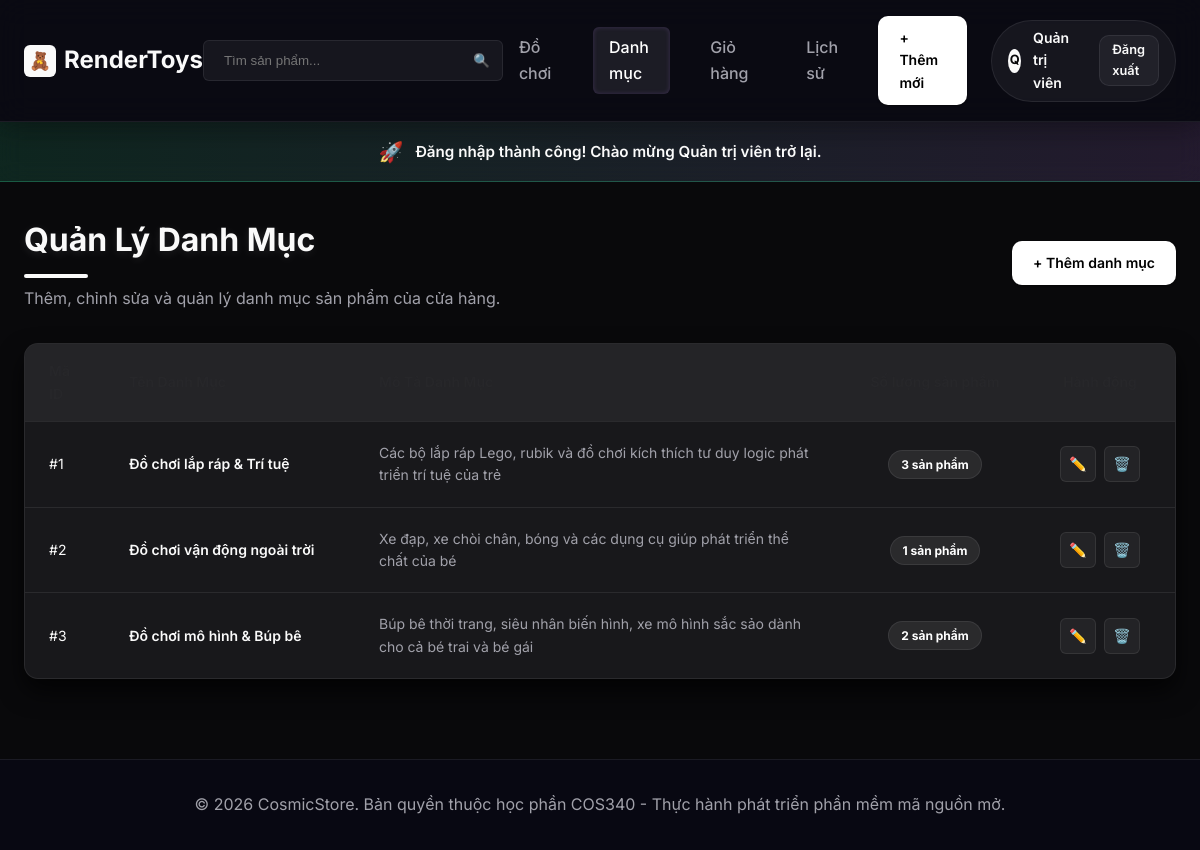
Page /category (signed in) on the committed database.
### tables this page shows
CREATE TABLE IF NOT EXISTS `categories` (
  `id` INT AUTO_INCREMENT PRIMARY KEY,
  `name` VARCHAR(255) NOT NULL,
  `description` TEXT NULL
);

### app/controllers/CategoryController.php (called while the page is built, shortened)
<?php
class CategoryController {
    private $categoryModel;
    public function __construct() {
        $this->categoryModel = new CategoryModel();
    }
    public function index() {
        $categories = $this->categoryModel->getAll();
        $productCounts = [];
        foreach ($categories as $category) {
            $productCounts[$category['id']] = $this->categoryModel->countProducts($category['id']);
        }
        require_once __DIR__ . '/../views/share/header.php';
        require_once __DIR__ . '/../views/category/list.php';
        require_once __DIR__ . '/../views/share/footer.php';
    }
}

### app/database/Database.php (called while the page is built, shortened)
<?php
class Database {
    private static $conn = null;
    public static function getConnection() {
        if (self::$conn === null) {
            $db = new self();
            try {
                self::$conn = new PDO(
                    "mysql:host=" . $db->host . ";dbname=" . $db->db_name . ";charset=utf8mb4",
                    $db->username,
                    $db->password
                );
                self::$conn->exec("SET NAMES utf8mb4");
                self::$conn->setAttribute(PDO::ATTR_ERRMODE, PDO::ERRMODE_EXCEPTION);
                self::$conn->setAttribute(PDO::ATTR_DEFAULT_FETCH_MODE, PDO::FETCH_ASSOC);
            } catch (PDOException $exception) {
                die("Lỗi kết nối cơ sở dữ liệu: " . $exception->getMessage());
            }
        }
        return self::$conn;
    }
}

### app/models/CategoryModel.php (called while the page is built, shortened)
<?php
class CategoryModel {
    private $db;
    public function __construct() {
        $this->db = Database::getConnection();
    }
    public function getAll() {
        $query = "SELECT * FROM categories ORDER BY id ASC";
        $stmt = $this->db->prepare($query);
        $stmt->execute();
        return $stmt->fetchAll();
    }
    public function countProducts($id) {
        $query = "SELECT COUNT(*) as count FROM products WHERE category_id = :id";
        $stmt = $this->db->prepare($query);
        $stmt->bindParam(':id', $id, PDO::PARAM_INT);
        $stmt->execute();
        $result = $stmt->fetch();
        return isset($result['count']) ? intval($result['count']) : 0;
    }
}

### app/views/category/list.php (the view)
<div class="page-header">
    <div>
        <h1 class="page-title">Quản Lý Danh Mục</h1>
        <p style="color: var(--text-secondary); margin-top: 0.5rem;">Thêm, chỉnh sửa và quản lý danh mục sản phẩm của cửa hàng.</p>
    </div>
    <?php if (isset($_SESSION['user_id']) && isset($_SESSION['role']) && $_SESSION['role'] === 'admin'): ?>
        <a href="<?php echo BASE_PATH; ?>/category/add" class="btn btn-primary">+ Thêm danh mục</a>
    <?php endif; ?>
</div>
<?php if (empty($categories)): ?>
    <div class="empty-state">
        <div class="empty-icon">📂</div>
        <h2 class="empty-title">Không tìm thấy danh mục nào</h2>
        <p class="empty-desc">Hệ thống chưa có danh mục sản phẩm nào, hãy bấm nút dưới đây để tạo mới.</p>
        <?php if (isset($_SESSION['user_id']) && isset($_SESSION['role']) && $_SESSION['role'] === 'admin'): ?>
            <a href="<?php echo BASE_PATH; ?>/category/add" class="btn btn-primary">Thêm danh mục mới</a>
        <?php endif; ?>
    </div>
<?php else: ?>
    <div class="table-container">
        <table class="admin-table">
            <thead>
                <tr>
                    <th style="width: 80px;">Mã ID</th>
                    <th style="width: 250px;">Tên Danh Mục</th>
                    <th>Mô Tả Danh Mục</th>
                    <th style="width: 180px; text-align: center;">Số lượng sản phẩm</th>
                    <?php if (isset($_SESSION['user_id']) && isset($_SESSION['role']) && $_SESSION['role'] === 'admin'): ?>
                        <th style="width: 150px; text-align: center;">Hành động</th>
                    <?php endif; ?>
                </tr>
            </thead>
            <tbody>
                <?php foreach ($categories as $category): ?>
                    <?php
                        $count = isset($productCounts[$category['id']]) ? $productCounts[$category['id']] : 0;
                        $badgeClass = ($count > 0) ? 'badge-primary' : 'badge-neutral';
                    ?>
                    <tr>
                        <td>#<?php echo $category['id']; ?></td>
                        <td style="font-weight: 600; color: var(--text-primary);">
                            <?php echo htmlspecialchars($category['name']); ?>
                        </td>
                        <td style="color: var(--text-secondary);">
                            <?php echo htmlspecialchars($category['description']); ?>
                        </td>
                        <td style="text-align: center;">
                            <span class="badge <?php echo $badgeClass; ?>">
                                <?php echo $count; ?> sản phẩm
                            </span>
                        </td>
                        <?php if (isset($_SESSION['user_id']) && isset($_SESSION['role']) && $_SESSION['role'] === 'admin'): ?>
                            <td style="text-align: center;">
                                <div style="display: inline-flex; gap: 0.5rem; justify-content: center;">
                                    <a href="<?php echo BASE_PATH; ?>/category/edit/<?php echo $category['id']; ?>" class="action-link" title="Chỉnh sửa">✏️</a>
                                    <a href="<?php echo BASE_PATH; ?>/category/delete/<?php echo $category['id']; ?>" class="action-link btn-delete-action" title="Xóa" onclick="return confirm('Bạn có chắc chắn muốn xóa danh mục này?');">🗑️</a>
                                </div>
                            </td>
                        <?php endif; ?>
                    </tr>
                <?php endforeach; ?>
            </tbody>
        </table>
    </div>
<?php endif; ?>

### public/css/style.css (style rules this page uses)
:root { --primary: #ffffff; --primary-hover: #f4f4f5; --primary-light: rgba(255, 255, 255, 0.08); --secondary: #27272a; --background: #09090b; --surface: #18181b; --text-primary: #fafafa; --text-secondary: #a1a1aa; --text-muted: #71717a; --border: rgba(255, 255, 255, 0.08); --border-hover: rgba(255, 255, 255, 0.25); --success: #ffffff; --danger: #ef4444; --warning: #f59e0b; --shadow-sm: 0 1px 2px 0 rgba(0, 0, 0, 0.5); --shadow: 0 4px 12px rgba(0, 0, 0, 0.6); --shadow-lg: 0 12px 24px rgba(0, 0, 0, 0.7); --shadow-xl: 0 20px 40px rgba(0, 0, 0, 0.8); --radius-sm: 6px; --radius: 10px; --radius-lg: 14px; --transition: all 0.2s ease-out; }
* { margin: 0; padding: 0; box-sizing: border-box; }
body { font-family: 'Inter', -apple-system, BlinkMacSystemFont, "Segoe UI", Roboto, sans-serif; background-color: var(--background); color: var(--text-primary); line-height: 1.6; min-height: 100vh; display: flex; flex-direction: column; }
a { color: inherit; text-decoration: none; transition: var(--transition); }
.btn { display: inline-flex; align-items: center; justify-content: center; gap: 0.5rem; font-weight: 600; padding: 0.625rem 1.25rem; border-radius: var(--radius); border: 1px solid transparent; cursor: pointer; transition: var(--transition); font-size: 0.875rem; }
.btn-primary { background: var(--primary); color: #000000; box-shadow: var(--shadow-sm); }
.page-header { display: flex; justify-content: space-between; align-items: center; margin-bottom: 2rem; }
.page-title { font-size: 2rem; font-weight: 700; color: var(--text-primary); position: relative; text-shadow: 0 2px 10px rgba(255, 255, 255, 0.1); }
.page-title::after { content: ''; display: block; width: 4rem; height: 4px; background: var(--text-primary); border-radius: 2px; margin-top: 0.5rem; }
.action-link { width: 2.25rem; height: 2.25rem; border-radius: var(--radius-sm); border: 1px solid var(--border); display: flex; align-items: center; justify-content: center; color: var(--text-secondary); background-color: rgba(255, 255, 255, 0.05); }
.table-container { width: 100%; background-color: var(--surface); backdrop-filter: blur(12px); -webkit-backdrop-filter: blur(12px); border-radius: var(--radius-lg); border: 1px solid var(--border); box-shadow: var(--shadow-lg); overflow: hidden; margin-bottom: 3rem; }
table.admin-table { width: 100%; border-collapse: collapse; text-align: left; }
table.admin-table th { background-color: rgba(255, 255, 255, 0.05); padding: 1rem 1.5rem; font-weight: 600; color: var(--secondary); font-size: 0.875rem; border-bottom: 1px solid var(--border); }
table.admin-table td { padding: 1.25rem 1.5rem; border-bottom: 1px solid var(--border); color: var(--text-primary); font-size: 0.875rem; vertical-align: middle; }
table.admin-table tr:last-child td { border-bottom: none; }
.badge { display: inline-flex; align-items: center; padding: 0.25rem 0.75rem; border-radius: 100px; font-size: 0.75rem; font-weight: 700; }
.badge-primary { background-color: var(--primary-light); color: #ffffff; border: 1px solid var(--border); }
html { scroll-behavior: smooth; }

### rows in the picture
categories: id "1", name "Đồ chơi lắp ráp & Trí tuệ", description "Các bộ lắp ráp Lego, rubik và đồ chơi kích thích tư duy logic phát triển trí tuệ của trẻ", id "3"
categories: id "2", name "Đồ chơi vận động ngoài trời", description "Xe đạp, xe chòi chân, bóng và các dụng cụ giúp phát triển thể chất của bé", id "1"
categories: id "3", name "Đồ chơi mô hình & Búp bê", description "Búp bê thời trang, siêu nhân biến hình, xe mô hình sắc sảo dành cho cả bé trai và bé gái", id "2"

### other values in the picture
mb_substr($_SESSION['fullname'], 0, 1, 'UTF-8') "Q"
$_SESSION['fullname'] "Quản trị viên"
$_SESSION['success'] "Đăng nhập thành công! Chào mừng Quản trị viên trở lại."
